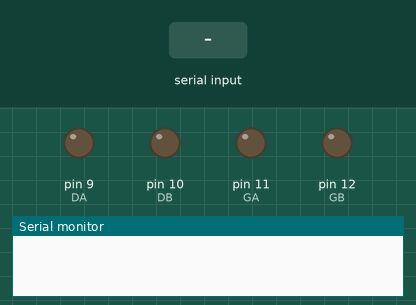
A sketch run on a simulated Arduino Uno, built with avr-gcc and run on an emulated ATmega328P. On the bench: output pins drawn as LEDs (lit = HIGH), the last lines printed to the serial monitor. The inputs (shaded band) are chosen by the test bench.

Above: at 1.2 s.
1.3 s: "a" received over Serial
At 2.4 s:
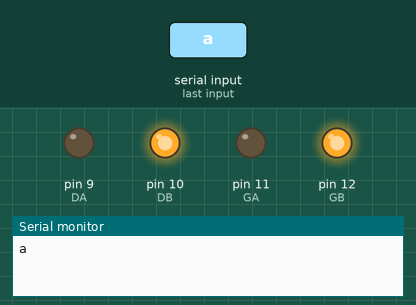
2.8 s: "r" received over Serial
At 3.6 s:
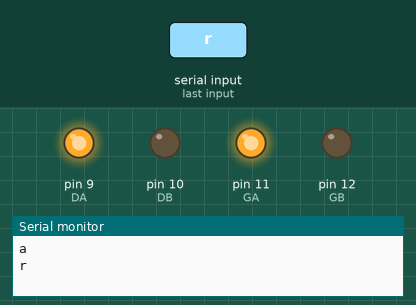
4.3 s: "g" received over Serial
At 4.7 s:
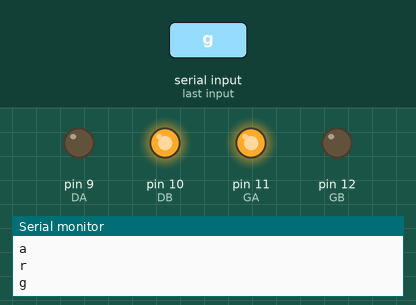
5.8 s: "d" received over Serial
At 7.1 s:
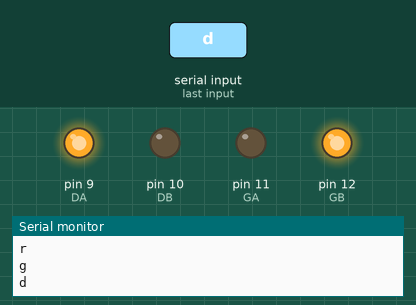
Timing chart, 0 to 8.3 s (numbered marks = the images above; inputs shaded):
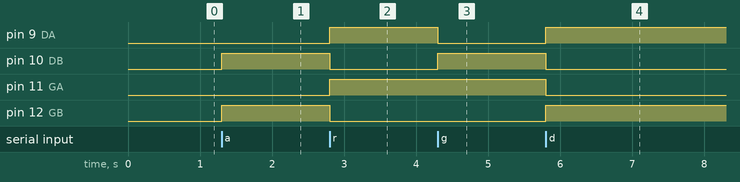

Measured:
- after the input at 1.3 s, pin 10 (DB), pin 12 (GB): LOW → HIGH at once
- after the input at 2.8 s, pin 9 (DA), pin 11 (GA): LOW → HIGH at once; pin 10 (DB), pin 12 (GB): HIGH → LOW at once
- after the input at 4.3 s, pin 9 (DA): HIGH → LOW at once; pin 10 (DB): LOW → HIGH at once
- after the input at 5.8 s, pin 9 (DA), pin 12 (GB): LOW → HIGH at once; pin 10 (DB), pin 11 (GA): HIGH → LOW at once

The sketch:

car___bluettoth.ino
```cpp
int GA=11,GB=12,DA=9,DB=10;
char junk;
String inputString="";

void setup() {
  Serial.begin(9600);
  pinMode(DA,OUTPUT);
  pinMode(DB,OUTPUT);
  pinMode(GA,OUTPUT);
  pinMode(GB,OUTPUT);
}
void ar()
          {
      digitalWrite(DA,HIGH);
      digitalWrite(DB,LOW);
      digitalWrite(GA,HIGH);
      digitalWrite(GB,LOW);
          }
void av()
        {
      digitalWrite(DA,LOW);
      digitalWrite(DB,HIGH);
      digitalWrite(GA,LOW);
      digitalWrite(GB,HIGH);
          }
void g()
        {
      digitalWrite(DA,LOW);
      digitalWrite(DB,HIGH);
      digitalWrite(GA,HIGH);
      digitalWrite(GB,LOW);
          }
void d(){
      digitalWrite(DA,HIGH);
      digitalWrite(DB,LOW);
      digitalWrite(GA,LOW);
      digitalWrite(GB,HIGH);
          }
void s(){
      digitalWrite(DA,LOW);
      digitalWrite(DB,LOW);
      digitalWrite(GA,LOW);
      digitalWrite(GB,LOW);
          }


void loop() {
    if(Serial.available()){
  while(Serial.available())
    {
      char inChar = (char)Serial.read(); //read the input
      inputString += inChar;        //make a string of the characters coming on serial
    }
    Serial.println(inputString);
    while (Serial.available() > 0)
    { junk = Serial.read() ; }      //clear the serial buffer
    if(inputString == "a"){         //in case of 'a' go forward
     av();
    }else if(inputString == "r"){   //incase of 'b' turn the LED off
      ar();
    }else if(inputString == "s"){   //incase of 's' stop
      s();
    }
    else if(inputString == "g"){    //incase of 'g' turn left
      g();
    }
    else if(inputString == "d"){   //incase of 'd' turn right
      d();
    }
    inputString = "";
  }
}
```
